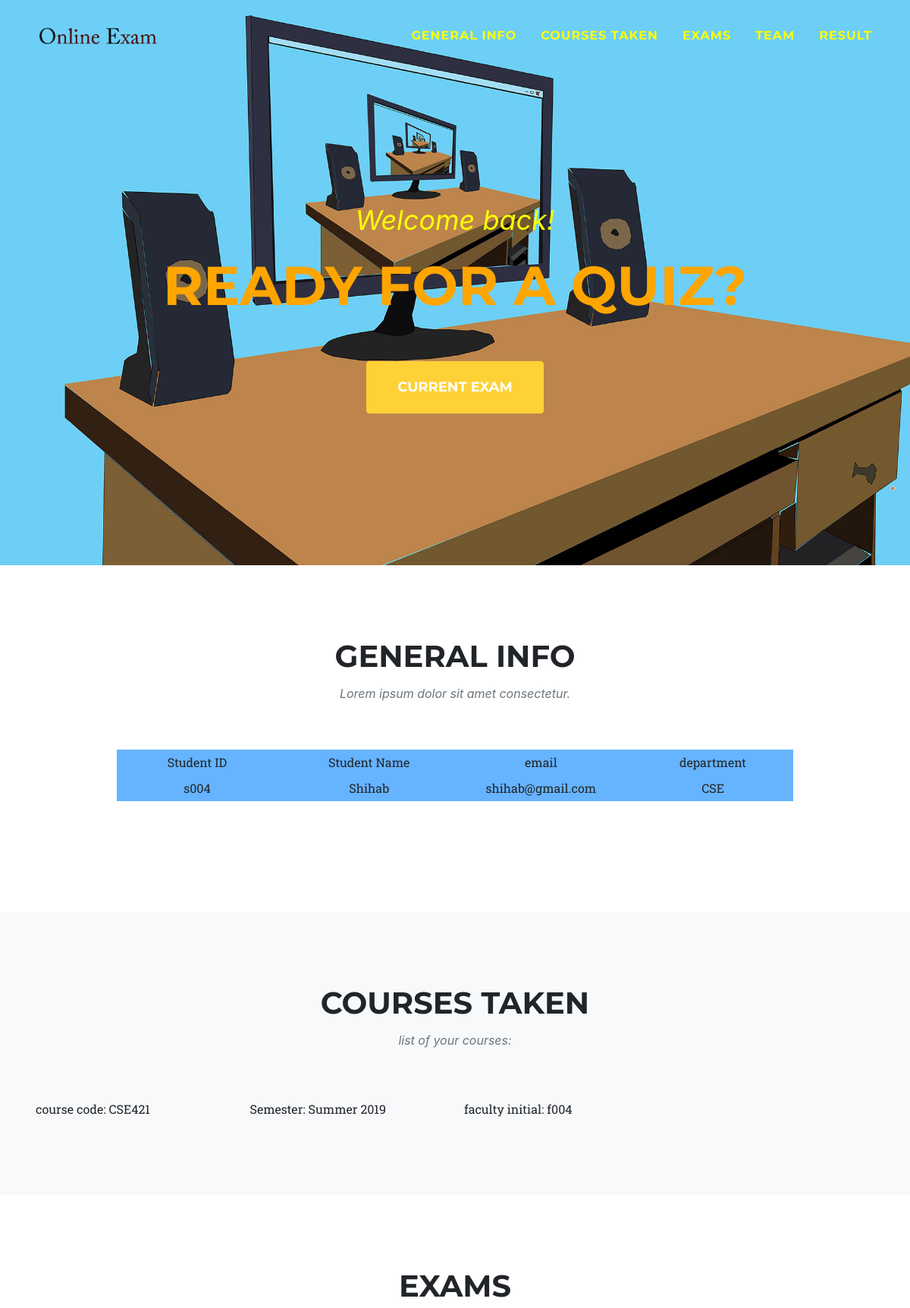
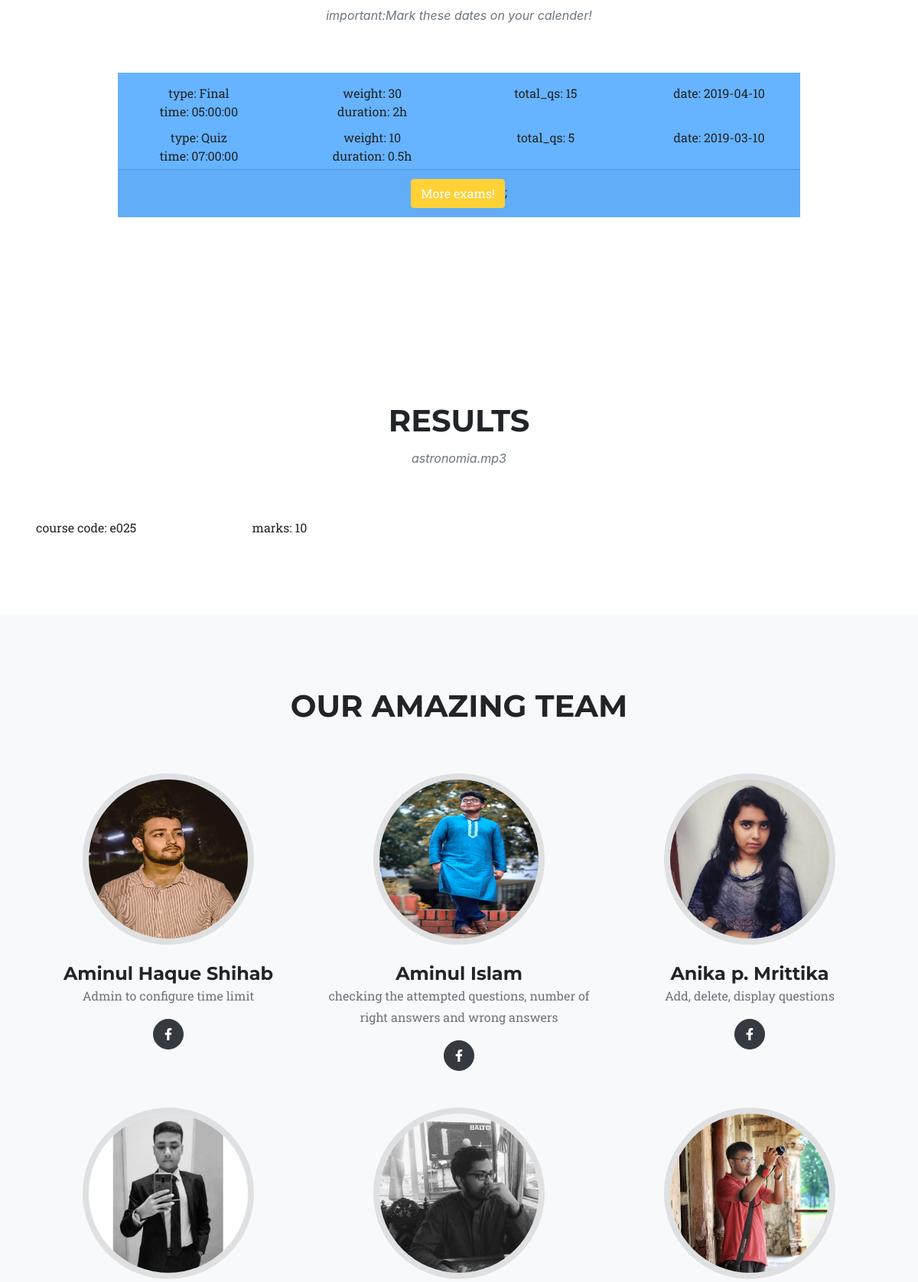
Page /studentView/home.php?user=Shihab (upper part) on the committed database (2 pictures, top to bottom).
### tables this page shows
CREATE TABLE `student` (
  `std_id` varchar(10) NOT NULL,
  `name` varchar(50) NOT NULL,
  `email` varchar(50) NOT NULL,
  `password` varchar(100) NOT NULL,
  `major` varchar(15) DEFAULT NULL
);

CREATE TABLE `assigned_to` (
  `c_code` varchar(15) NOT NULL,
  `std_id` varchar(10) NOT NULL,
  `faculty_id` varchar(10) NOT NULL,
  `semester` varchar(20) NOT NULL
);

CREATE TABLE `exam` (
  `c_code` varchar(15) NOT NULL,
  `exam_id` varchar(10) NOT NULL,
  `type` varchar(5) NOT NULL,
  `weight` int(11) DEFAULT NULL,
  `total_qs` char(3) NOT NULL,
  `date` date DEFAULT NULL,
  `time` time DEFAULT NULL,
  `duration` varchar(6) DEFAULT NULL
);

CREATE TABLE `attend` (
  `exam_id` varchar(10) NOT NULL,
  `std_id` varchar(10) NOT NULL,
  `status` varchar(20) NOT NULL,
  `obtained_marks` int(11) DEFAULT NULL
);

### studentView/home.php (the view, shortened to what this page needs)
<!DOCTYPE html>
<html lang="en">
    <head>
        <link href="css/styles.css" rel="stylesheet" />
    </head>
    <body id="page-top">
        <nav class="navbar navbar-expand-lg navbar-dark fixed-top" id="mainNav">
            <div class="container">
                <a class="navbar-brand js-scroll-trigger" href="#page-top"><img src="assets/img/navbar-logo.png" alt="" /></a>
                <div class="collapse navbar-collapse" id="navbarResponsive">
                    <ul class="navbar-nav text-uppercase ml-auto">
                        <li class="nav-item"><a class="nav-link js-scroll-trigger" href="#services">General Info</a></li>
                        <li class="nav-item"><a class="nav-link js-scroll-trigger" href="#portfolio">Courses taken</a></li>
                        <li class="nav-item"><a class="nav-link js-scroll-trigger" href="#about">Exams</a></li>
                        <li class="nav-item"><a class="nav-link js-scroll-trigger" href="#team">Team</a></li>
                        <li class="nav-item"><a class="nav-link js-scroll-trigger" href="#res">Result</a></li>
                    </ul>
                </div>
            </div>
        </nav>
        <header class="masthead">
            <div class="container">
                <div class="masthead-subheading">Welcome back!</div>
                <div class="masthead-heading text-uppercase">Ready for a quiz?</div>
                <a class="btn btn-primary btn-xl text-uppercase js-scroll-trigger" href="#services">Current exam</a>
            </div>
        </header>
        <section class="page-section" id="services">
            <div class="container">
                <div class="text-center">
                    <h2 class="section-heading text-uppercase">General Info</h2>
                    <h3 class="section-subheading text-muted">Lorem ipsum dolor sit amet consectetur.</h3>
                </div>
		<div style="margin-left:10%; margin-right:10%; margin-top:50px; margin-bottom:50px;text-align:center;background:#66b3ff;">
			<div class="row" style="padding:5px;">
				<div class="col-md-3">  Student ID </div>
				<div class="col-md-3">  Student Name </div>
				<div class="col-md-3">  email </div>
			    <div class="col-md-3">  department </div>
			</div>
			<?php
			require_once("dbconnect.php");
			$k = $_GET['user'];
			$sql = "SELECT std_id, name, email, major FROM `student` WHERE name = '$k'";
			$result = mysqli_query($conn, $sql);
			if(mysqli_num_rows($result) > 0){
			while($row=mysqli_fetch_array($result)){
				?>
                <div class="row" style="padding:5px;">
				<div class="col-md-3">  <?php echo $row[0]; ?> </div>
				<div class="col-md-3">  <?php echo $row[1]; ?> </div>
			    <div class="col-md-3">  <?php echo $row[2]; ?> </div>
				<div class="col-md-3">  <?php echo $row[3]; ?> </div>
				</div>
			<?php
				}
			}
			?>
            </div>
        </section>
        <section class="page-section bg-light" id="portfolio">
            <div class="container">
                <div class="text-center">
                    <h2 class="section-heading text-uppercase">Courses taken</h2>
                    <h3 class="section-subheading text-muted">list of your courses:</h3>
                </div>
					<?php
			require_once("DBconnect.php");
			$curse=$_GET['user'];
			$sid = "SELECT std_id FROM `student` WHERE name = '$curse';";
			$res=mysqli_query($conn,$sid);
			$row0= mysqli_fetch_array($res);
			$sql = "SELECT c_code, semester,faculty_id FROM `assigned_to` WHERE std_id='$row0[0]';";
			$result = mysqli_query($conn, $sql);
				while($row = mysqli_fetch_array($result)){
			?>
			<div class="row" style="padding:5px;">
				<div class="col-md-3"> <?php echo "course code:"; ?> <?php echo $row[0]; ?> </div>
				<div class="col-md-3">  <?php echo "Semester:"; ?>  <?php echo $row[1]; ?> </div>
				<div class="col-md-3">  <?php echo "faculty initial:"; ?>  <?php echo $row[2]; ?> </div>
			</div>
			<?php
				}
			?>
            </div>
        </section>
        <section class="page-section" id="about">
            <div class="container">
                <div class="text-center">
                    <h2 class="section-heading text-uppercase">Exams</h2>
                    <h3 class="section-subheading text-muted">important:Mark these dates on your calender!</h3>
                </div>
			<div style="margin-left:10%; margin-right:10%; margin-top:50px; margin-bottom:50px;text-align:center;background:#66b3ff;">
			<div class="row" style="padding:5px;">
			</div>
			<?php
			require_once("DBconnect.php");
			$curse=$_GET['user'];
			$sid = "SELECT std_id FROM `student` WHERE name = '$curse';";
			$res=mysqli_query($conn,$sid);
			$row0= mysqli_fetch_array($res);
			$eid = "SELECT exam_id FROM  `attend` WHERE std_id='$row0[0]';";
			$res2= mysqli_query($conn,$eid);
			$row1= mysqli_fetch_array($res2);
			$code = "SELECT c_code FROM `exam` WHERE exam_id='$row1[0]';";
			$res3= mysqli_query($conn,$code);
			$row2= mysqli_fetch_array($res3);
            $sql = "SELECT type, weight,total_qs, date, time, duration FROM exam WHERE c_code='$row2[0]';";
			$result = mysqli_query($conn, $sql);
				while($row = mysqli_fetch_array($result)){
			?>
			<div class="row" style="padding:5px;">
				<div class="col-md-3"> <?php echo "type:"; ?> <?php echo $row[0]; ?> </div>
				<div class="col-md-3">  <?php echo "weight:"; ?>  <?php echo $row[1]; ?> </div>
				<div class="col-md-3">  <?php echo "total_qs:"; ?>  <?php echo $row[2]; ?> </div>
				<div class="col-md-3">  <?php echo "date:"; ?>  <?php echo $row[3]; ?> </div>
				<div class="col-md-3">  <?php echo "time:"; ?>  <?php echo $row[4]; ?> </div>
				<div class="col-md-3">  <?php echo "duration:"; ?>  <?php echo $row[5]; ?> </div>
			</div>
			<?php
				}
			?>
			 <div class="card-footer">
          <a href="examred.php"class="btn btn-primary"> More exams!</a>;
          </div>
		</div>
            </div>
        </section>
        <section class="page-section" id="res">
             <div class="container">
                <div class="text-center">
                    <h2 class="section-heading text-uppercase">Results</h2>
                    <h3 class="section-subheading text-muted">astronomia.mp3</h3>
                </div>
					<?php
			require_once("DBconnect.php");
			$curse=$_GET['user'];
			$sid = "SELECT std_id FROM `student` WHERE name = '$curse';";
			$res=mysqli_query($conn,$sid);
			$row0= mysqli_fetch_array($res);
			$sql = "SELECT exam_id, obtained_marks FROM `attend` WHERE std_id='$row0[0]';";
			$result = mysqli_query($conn, $sql);
				while($row = mysqli_fetch_array($result)){
			?>
			<div class="row" style="padding:5px;">
				<div class="col-md-3"> <?php echo "course code:"; ?> <?php echo $row[0]; ?> </div>
				<div class="col-md-3">  <?php echo "marks:"; ?>  <?php echo $row[1]; ?> </div>
			</div>
			<?php
				}
			?>
            </div>
        </section>
        <section class="page-section bg-light" id="team">
            <div class="container">
                <div class="text-center">
                    <h2 class="section-heading text-uppercase">Our Amazing Team</h2>
                </div>
                <div class="row">
                    <div class="col-lg-4">
                        <div class="team-member">
                            <img class="mx-auto rounded-circle" src="assets/img/team/1.jpg" alt="" />
                            <h4>Aminul Haque Shihab</h4>
                            <p class="text-muted">Admin to configure time limit</p>
                            <a class="btn btn-dark btn-social mx-2" href="https://www.facebook.com/shihab4162/"><i class="fab fa-facebook-f"></i></a>
                        </div>
                    </div>
                    <div class="col-lg-4">
                        <div class="team-member">
                            <img class="mx-auto rounded-circle" src="assets/img/team/2.jpg" alt="" />
                            <h4>Aminul Islam</h4>
                            <p class="text-muted">checking the attempted questions, number of right answers and wrong answers</p>
                            <a class="btn btn-dark btn-social mx-2" href="https://www.facebook.com/profile.php?id=100006903917206"><i class="fab fa-facebook-f"></i></a>
                        </div>
                    </div>
                    <div class="col-lg-4">
                        <div class="team-member">
                            <img class="mx-auto rounded-circle" src="assets/img/team/3.jpg" alt="" />
                            <h4>Anika p. Mrittika</h4>
                            <p class="text-muted">Add, delete, display questions</p>
                            <a class="btn btn-dark btn-social mx-2" href="https://www.facebook.com/mrittika6104/"><i class="fab fa-facebook-f"></i></a>
                        </div>
                    </div>
					 <div class="col-lg-4">
                        <div class="team-member">
                            <img class="mx-auto rounded-circle" src="assets/img/team/4.jpg" alt="" />
                        </div>
                    </div>
					 <div class="col-lg-4">
                        <div class="team-member">
                            <img class="mx-auto rounded-circle" src="assets/img/team/5.jpg" alt="" />
                        </div>
                    </div>
					 <div class="col-lg-4">
                        <div class="team-member">
                            <img class="mx-auto rounded-circle" src="assets/img/team/6.jpg" alt="" />
                        </div>
                    </div>
                </div>
            </div>
        </section>
    </body>
</html>

### rows in the picture
student: std_id "s004", name "Shihab", email "shihab@gmail.com", major "CSE"
assigned_to: c_code "CSE421", semester "Summer 2019", faculty "f004"
exam: type "Final", weight "30", total_qs "15", date "2019-04-10", time "05:00:00", duration "2h"
exam: type "Quiz", weight "10", total_qs "5", date "2019-03-10", time "07:00:00", duration "0.5h"
attend: exam "e025", obtained_marks "10"
